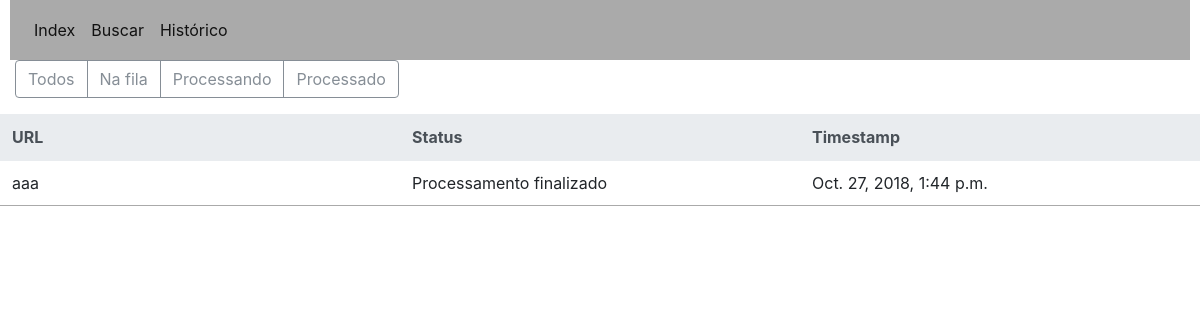
The page /classificador/lista/ on the database as committed earlier.
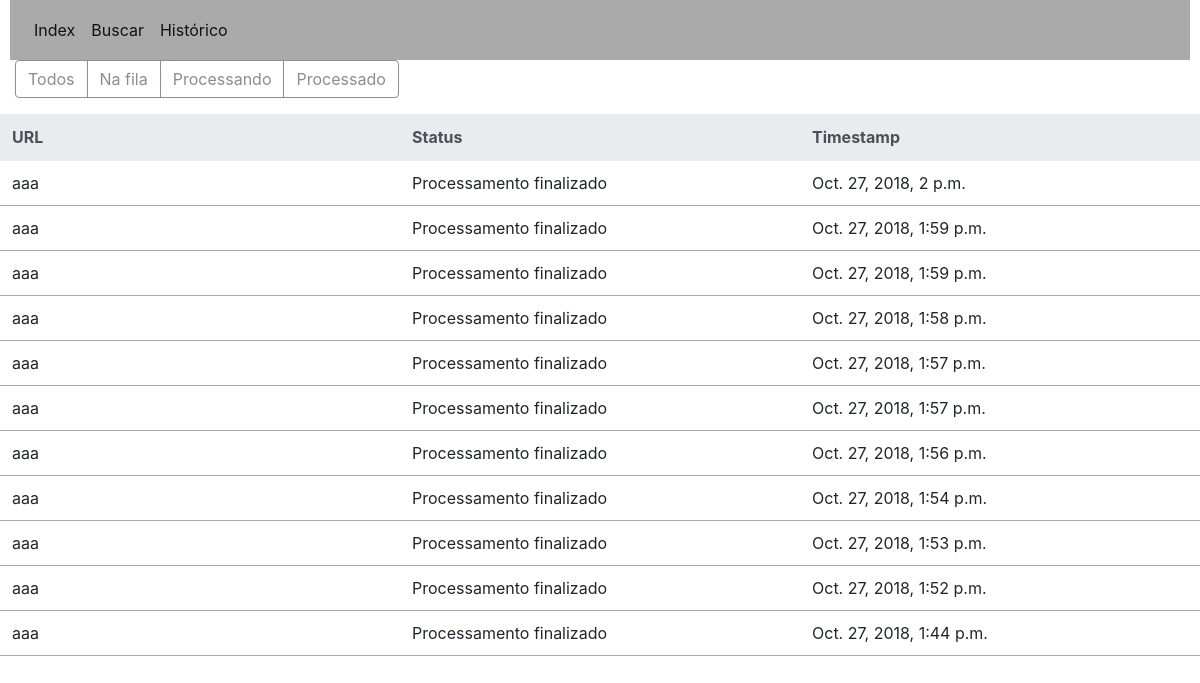
The same page on the database as committed later.
### classificador/models.py (models this page shows)
class Requisicao(models.Model):
	timestamp = models.DateTimeField(auto_now_add=True)
	url = models.CharField(max_length=200)
	status = models.CharField(max_length=30)

### classificador/views.py (the view)
# urls.py: path('lista/', views.querylist, name='lista'),
def querylist(request):
	context = {}
	sites = []
	try:
		reqs = get_list_or_404(Requisicao.objects.order_by('-timestamp'))
	except Http404:
		reqs = []
	for r in reqs:
		sites.append({"url":r.url, "status":r.status, "timestamp":r.timestamp})
	context = {"sites":sites}
	return render(request, 'classificador/lista.html', context)

### classificador/templates/classificador/lista.html (shortened to what this page needs)
{% load staticfiles %}
<head>
    <link rel="stylesheet" href="{% static 'css/bootstrap.min.css' %}" />
</head>
<body>
    <nav class="navbar navbar-expand-lg navbar-light">
        <div class="collapse navbar-collapse" id="navbarSupportedContent">
            <ul class="navbar-nav mr-auto">
                <li class="nav-item active">
                    <a class="nav-link" href="/classificador/index">Index</a>
                </li>
                <li class="nav-item active">
                    <a class="nav-link" href="/classificador/busca">Buscar</a>
                </li>
                <li class="nav-item active">
                    <a class="nav-link" href="/classificador/lista">Histórico</a>
                </li>
            </ul>
        </div>
    </nav>
	<div id='queryform' class="col-12">
		<form action="{% url 'list_req' %}" method="post">
			<div class="form-group">
				<div class="btn-group">
					<input type="submit" class="btn btn-outline-secondary" name="req_status" value="Todos">
					<input type="submit" class="btn btn-outline-secondary" name="req_status" value="Na fila">
					<input type="submit" class="btn btn-outline-secondary" name="req_status" value="Processando">
					<input type="submit" class="btn btn-outline-secondary" name="req_status" value="Processado">
				</div>
			</div>
		</form>
	</div>
	<table class="table">
        <thead class="thead-light">
            <tr>
              <th scope="col">URL</th>
              <th scope="col">Status</th>
              <th scope="col">Timestamp</th>
            </tr>
        </thead>
        <tbody>
        {% for ans in sites %}
            <tr>
                <td>{{ans.url}}</td>
                <td>{{ans.status}}</td>
                <td>{{ans.timestamp}}</td>
            </tr>
        {% endfor %}
        </tbody>
    </table>
</body>

### classificador/templates/classificador/lista.html (style rules this page uses)
table { border-collapse: collapse; width: 100%; table-layout: fixed; }
th, td { padding: 10px; text-align: left; border-bottom: 1px solid #aaa; word-wrap: break-word; }
.navbar { overflow: hidden; background-color: #aaa; margin-left: 10px; margin-right: 10px; }
.navbar a { float: left; color: #012; text-align: left; padding: 10px 30px; text-decoration: none; font-size: 16px; }

Rows that differ between the two databases and show on the page:
added Requisicao: url "aaa", status "Processamento finalizado", timestamp "Oct. 27, 2018, 2 p.m."
added Requisicao: url "aaa", status "Processamento finalizado", timestamp "Oct. 27, 2018, 1:59 p.m."
added Requisicao: url "aaa", status "Processamento finalizado", timestamp "Oct. 27, 2018, 1:59 p.m."
added Requisicao: url "aaa", status "Processamento finalizado", timestamp "Oct. 27, 2018, 1:58 p.m."
added Requisicao: url "aaa", status "Processamento finalizado", timestamp "Oct. 27, 2018, 1:57 p.m."
added Requisicao: url "aaa", status "Processamento finalizado", timestamp "Oct. 27, 2018, 1:57 p.m."
added Requisicao: url "aaa", status "Processamento finalizado", timestamp "Oct. 27, 2018, 1:56 p.m."
added Requisicao: url "aaa", status "Processamento finalizado", timestamp "Oct. 27, 2018, 1:54 p.m."
added Requisicao: url "aaa", status "Processamento finalizado", timestamp "Oct. 27, 2018, 1:53 p.m."
added Requisicao: url "aaa", status "Processamento finalizado", timestamp "Oct. 27, 2018, 1:52 p.m."
